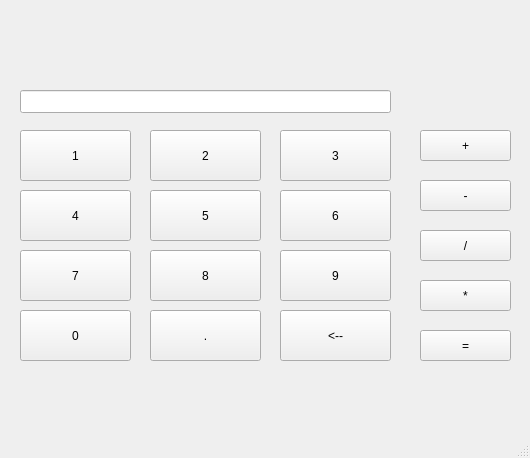
<?xml version="1.0" encoding="UTF-8"?>
<ui version="4.0">
 <class>MainWindow</class>
 <widget class="QMainWindow" name="MainWindow">
  <property name="geometry">
   <rect>
    <x>0</x>
    <y>0</y>
    <width>530</width>
    <height>458</height>
   </rect>
  </property>
  <property name="sizePolicy">
   <sizepolicy hsizetype="Expanding" vsizetype="Expanding">
    <horstretch>0</horstretch>
    <verstretch>0</verstretch>
   </sizepolicy>
  </property>
  <property name="minimumSize">
   <size>
    <width>530</width>
    <height>0</height>
   </size>
  </property>
  <property name="windowTitle">
   <string>Calculator</string>
  </property>
  <widget class="QWidget" name="centralwidget">
   <widget class="QPushButton" name="pushButton_plus">
    <property name="geometry">
     <rect>
      <x>420</x>
      <y>130</y>
      <width>91</width>
      <height>31</height>
     </rect>
    </property>
    <property name="sizePolicy">
     <sizepolicy hsizetype="Expanding" vsizetype="Expanding">
      <horstretch>0</horstretch>
      <verstretch>0</verstretch>
     </sizepolicy>
    </property>
    <property name="text">
     <string>+</string>
    </property>
   </widget>
   <widget class="QLineEdit" name="lineEdit">
    <property name="geometry">
     <rect>
      <x>20</x>
      <y>90</y>
      <width>371</width>
      <height>23</height>
     </rect>
    </property>
    <property name="sizePolicy">
     <sizepolicy hsizetype="Expanding" vsizetype="Expanding">
      <horstretch>0</horstretch>
      <verstretch>0</verstretch>
     </sizepolicy>
    </property>
   </widget>
   <widget class="QPushButton" name="pushButton1">
    <property name="geometry">
     <rect>
      <x>20</x>
      <y>130</y>
      <width>111</width>
      <height>51</height>
     </rect>
    </property>
    <property name="sizePolicy">
     <sizepolicy hsizetype="Expanding" vsizetype="Expanding">
      <horstretch>0</horstretch>
      <verstretch>0</verstretch>
     </sizepolicy>
    </property>
    <property name="text">
     <string>1</string>
    </property>
   </widget>
   <widget class="QPushButton" name="pushButton2">
    <property name="geometry">
     <rect>
      <x>150</x>
      <y>130</y>
      <width>111</width>
      <height>51</height>
     </rect>
    </property>
    <property name="sizePolicy">
     <sizepolicy hsizetype="Expanding" vsizetype="Expanding">
      <horstretch>0</horstretch>
      <verstretch>0</verstretch>
     </sizepolicy>
    </property>
    <property name="text">
     <string>2</string>
    </property>
   </widget>
   <widget class="QPushButton" name="pushButton3">
    <property name="geometry">
     <rect>
      <x>280</x>
      <y>130</y>
      <width>111</width>
      <height>51</height>
     </rect>
    </property>
    <property name="sizePolicy">
     <sizepolicy hsizetype="Expanding" vsizetype="Expanding">
      <horstretch>0</horstretch>
      <verstretch>0</verstretch>
     </sizepolicy>
    </property>
    <property name="text">
     <string>3</string>
    </property>
   </widget>
   <widget class="QPushButton" name="pushButton4">
    <property name="geometry">
     <rect>
      <x>20</x>
      <y>190</y>
      <width>111</width>
      <height>51</height>
     </rect>
    </property>
    <property name="sizePolicy">
     <sizepolicy hsizetype="Expanding" vsizetype="Expanding">
      <horstretch>0</horstretch>
      <verstretch>0</verstretch>
     </sizepolicy>
    </property>
    <property name="text">
     <string>4</string>
    </property>
   </widget>
   <widget class="QPushButton" name="pushButton5">
    <property name="geometry">
     <rect>
      <x>150</x>
      <y>190</y>
      <width>111</width>
      <height>51</height>
     </rect>
    </property>
    <property name="sizePolicy">
     <sizepolicy hsizetype="Expanding" vsizetype="Expanding">
      <horstretch>0</horstretch>
      <verstretch>0</verstretch>
     </sizepolicy>
    </property>
    <property name="text">
     <string>5</string>
    </property>
   </widget>
   <widget class="QPushButton" name="pushButton6">
    <property name="geometry">
     <rect>
      <x>280</x>
      <y>190</y>
      <width>111</width>
      <height>51</height>
     </rect>
    </property>
    <property name="sizePolicy">
     <sizepolicy hsizetype="Expanding" vsizetype="Expanding">
      <horstretch>0</horstretch>
      <verstretch>0</verstretch>
     </sizepolicy>
    </property>
    <property name="text">
     <string>6</string>
    </property>
   </widget>
   <widget class="QPushButton" name="pushButton7">
    <property name="geometry">
     <rect>
      <x>20</x>
      <y>250</y>
      <width>111</width>
      <height>51</height>
     </rect>
    </property>
    <property name="sizePolicy">
     <sizepolicy hsizetype="Expanding" vsizetype="Expanding">
      <horstretch>0</horstretch>
      <verstretch>0</verstretch>
     </sizepolicy>
    </property>
    <property name="text">
     <string>7</string>
    </property>
   </widget>
   <widget class="QPushButton" name="pushButton8">
    <property name="geometry">
     <rect>
      <x>150</x>
      <y>250</y>
      <width>111</width>
      <height>51</height>
     </rect>
    </property>
    <property name="sizePolicy">
     <sizepolicy hsizetype="Expanding" vsizetype="Expanding">
      <horstretch>0</horstretch>
      <verstretch>0</verstretch>
     </sizepolicy>
    </property>
    <property name="text">
     <string>8</string>
    </property>
   </widget>
   <widget class="QPushButton" name="pushButton9">
    <property name="geometry">
     <rect>
      <x>280</x>
      <y>250</y>
      <width>111</width>
      <height>51</height>
     </rect>
    </property>
    <property name="sizePolicy">
     <sizepolicy hsizetype="Expanding" vsizetype="Expanding">
      <horstretch>0</horstretch>
      <verstretch>0</verstretch>
     </sizepolicy>
    </property>
    <property name="text">
     <string>9</string>
    </property>
   </widget>
   <widget class="QPushButton" name="pushButton0">
    <property name="geometry">
     <rect>
      <x>20</x>
      <y>310</y>
      <width>111</width>
      <height>51</height>
     </rect>
    </property>
    <property name="sizePolicy">
     <sizepolicy hsizetype="Expanding" vsizetype="Fixed">
      <horstretch>0</horstretch>
      <verstretch>0</verstretch>
     </sizepolicy>
    </property>
    <property name="text">
     <string>0</string>
    </property>
   </widget>
   <widget class="QPushButton" name="pushButton_dot">
    <property name="geometry">
     <rect>
      <x>150</x>
      <y>310</y>
      <width>111</width>
      <height>51</height>
     </rect>
    </property>
    <property name="sizePolicy">
     <sizepolicy hsizetype="Expanding" vsizetype="Expanding">
      <horstretch>0</horstretch>
      <verstretch>0</verstretch>
     </sizepolicy>
    </property>
    <property name="text">
     <string>.</string>
    </property>
   </widget>
   <widget class="QPushButton" name="pushButton_del">
    <property name="geometry">
     <rect>
      <x>280</x>
      <y>310</y>
      <width>111</width>
      <height>51</height>
     </rect>
    </property>
    <property name="sizePolicy">
     <sizepolicy hsizetype="Expanding" vsizetype="Expanding">
      <horstretch>0</horstretch>
      <verstretch>0</verstretch>
     </sizepolicy>
    </property>
    <property name="text">
     <string>&lt;--</string>
    </property>
   </widget>
   <widget class="QPushButton" name="pushButton_minus">
    <property name="geometry">
     <rect>
      <x>420</x>
      <y>180</y>
      <width>91</width>
      <height>31</height>
     </rect>
    </property>
    <property name="sizePolicy">
     <sizepolicy hsizetype="Expanding" vsizetype="Expanding">
      <horstretch>0</horstretch>
      <verstretch>0</verstretch>
     </sizepolicy>
    </property>
    <property name="text">
     <string>-</string>
    </property>
   </widget>
   <widget class="QPushButton" name="pushButton_division">
    <property name="geometry">
     <rect>
      <x>420</x>
      <y>230</y>
      <width>91</width>
      <height>31</height>
     </rect>
    </property>
    <property name="sizePolicy">
     <sizepolicy hsizetype="Expanding" vsizetype="Expanding">
      <horstretch>0</horstretch>
      <verstretch>0</verstretch>
     </sizepolicy>
    </property>
    <property name="text">
     <string>/</string>
    </property>
   </widget>
   <widget class="QPushButton" name="pushButton_mult">
    <property name="geometry">
     <rect>
      <x>420</x>
      <y>280</y>
      <width>91</width>
      <height>31</height>
     </rect>
    </property>
    <property name="sizePolicy">
     <sizepolicy hsizetype="Expanding" vsizetype="Expanding">
      <horstretch>0</horstretch>
      <verstretch>0</verstretch>
     </sizepolicy>
    </property>
    <property name="text">
     <string>*</string>
    </property>
   </widget>
   <widget class="QLabel" name="label_operand">
    <property name="geometry">
     <rect>
      <x>310</x>
      <y>10</y>
      <width>81</width>
      <height>31</height>
     </rect>
    </property>
    <property name="sizePolicy">
     <sizepolicy hsizetype="Expanding" vsizetype="Expanding">
      <horstretch>0</horstretch>
      <verstretch>0</verstretch>
     </sizepolicy>
    </property>
    <property name="text">
     <string/>
    </property>
   </widget>
   <widget class="QLabel" name="label_sign">
    <property name="geometry">
     <rect>
      <x>310</x>
      <y>50</y>
      <width>81</width>
      <height>31</height>
     </rect>
    </property>
    <property name="sizePolicy">
     <sizepolicy hsizetype="Expanding" vsizetype="Expanding">
      <horstretch>0</horstretch>
      <verstretch>0</verstretch>
     </sizepolicy>
    </property>
    <property name="text">
     <string/>
    </property>
   </widget>
   <widget class="QPushButton" name="pushButton_exec_2">
    <property name="geometry">
     <rect>
      <x>420</x>
      <y>330</y>
      <width>91</width>
      <height>31</height>
     </rect>
    </property>
    <property name="sizePolicy">
     <sizepolicy hsizetype="Expanding" vsizetype="Expanding">
      <horstretch>0</horstretch>
      <verstretch>0</verstretch>
     </sizepolicy>
    </property>
    <property name="text">
     <string>=</string>
    </property>
   </widget>
  </widget>
  <widget class="QStatusBar" name="statusbar"/>
  <widget class="QMenuBar" name="menubar">
   <property name="geometry">
    <rect>
     <x>0</x>
     <y>0</y>
     <width>530</width>
     <height>20</height>
    </rect>
   </property>
  </widget>
 </widget>
 <resources/>
 <connections/>
</ui>
